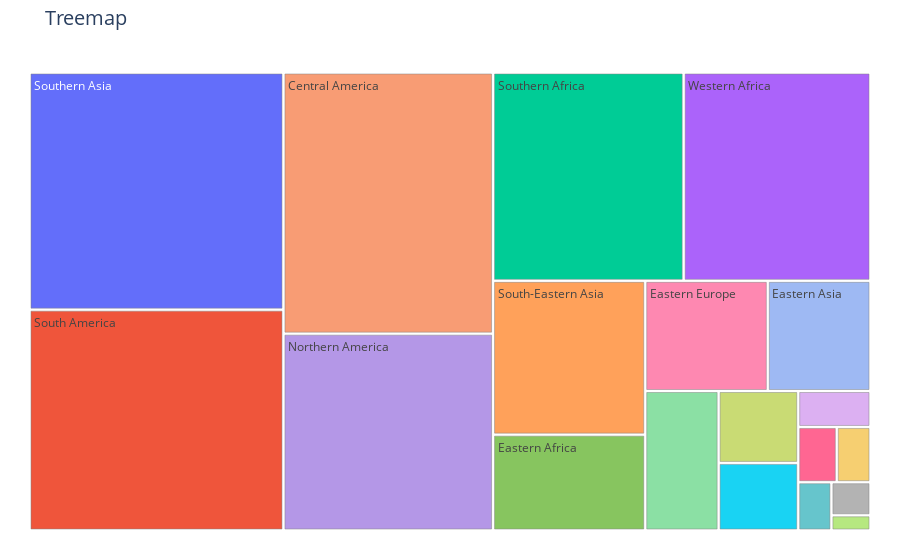

Notebook code cell kept with this figure:
### Code cell
fig = px.treemap(new_df, path = ["Category"], values = "Value", title = "Treemap")

fig.update_traces(hovertemplate = "b>%{label}</b><br>Value: %{value:,}<br>Share: %{percentParent:.1%}",
                 marker=dict(colors=px.colors.qualitative.Pastel,  line=dict(width=0.5, color='gray')))

fig.update_layout(
    title_font_size=20,
    margin=dict(t=50, l=25, r=25, b=25),  
    uniformtext=dict(minsize=12, mode='hide'),  
)

fig.show()

### Figure 1 — Plotly figure (JSON) as saved in the notebook; plotly's stock layout.template omitted (floating-point values rounded to 4 significant figures)
{"data": [{"branchvalues": "total", "domain": {"x": [0, 1], "y": [0, 1]}, "hovertemplate": "b>%{label}</b><br>Value: %{value:,}<br>Share: %{percentParent:.1%}", "ids": ["Australia, New Zealand", "Caribbean", "Central America", "Central Asia", "Eastern Africa", "Eastern Asia", "Eastern Europe", "Middle Africa", "Northern Africa", "Northern America", "Northern Europe", "South America", "South-Eastern Asia", "Southern Africa", "Southern Asia", "Southern Europe", "Western Africa", "Western Asia", "Western Europe"], "labels": ["Australia, New Zealand", "Caribbean", "Central America", "Central Asia", "Eastern Africa", "Eastern Asia", "Eastern Europe", "Middle Africa", "Northern Africa", "Northern America", "Northern Europe", "South America", "South-Eastern Asia", "Southern Africa", "Southern Asia", "Southern Europe", "Western Africa", "Western Asia", "Western Europe"], "marker": {"colors": ["rgb(102, 197, 204)", "rgb(246, 207, 113)", "rgb(248, 156, 116)", "rgb(220, 176, 242)", "rgb(135, 197, 95)", "rgb(158, 185, 243)", "rgb(254, 136, 177)", "rgb(201, 219, 116)", "rgb(139, 224, 164)", "rgb(180, 151, 231)", "rgb(179, 179, 179)"], "line": {"color": "gray", "width": 0.5}}, "name": "", "parents": ["", "", "", "", "", "", "", "", "", "", "", "", "", "", "", "", "", "", ""], "type": "treemap", "values": [173.5, 201.5, 5921.0, 281.2, 1578.0, 1223.0, 1460.0, 619.2, 1108.0, 4463.0, 139.8, 6067.0, 2531.0, 4296.0, 6515.0, 64.29, 4211.0, 581.9, 230.6]}], "layout": {"autosize": true, "legend": {"tracegroupgap": 0}, "margin": {"b": 25, "l": 25, "r": 25, "t": 50}, "title": {"font": {"size": 20}, "text": "Treemap"}, "uniformtext": {"minsize": 12, "mode": "hide"}}}
